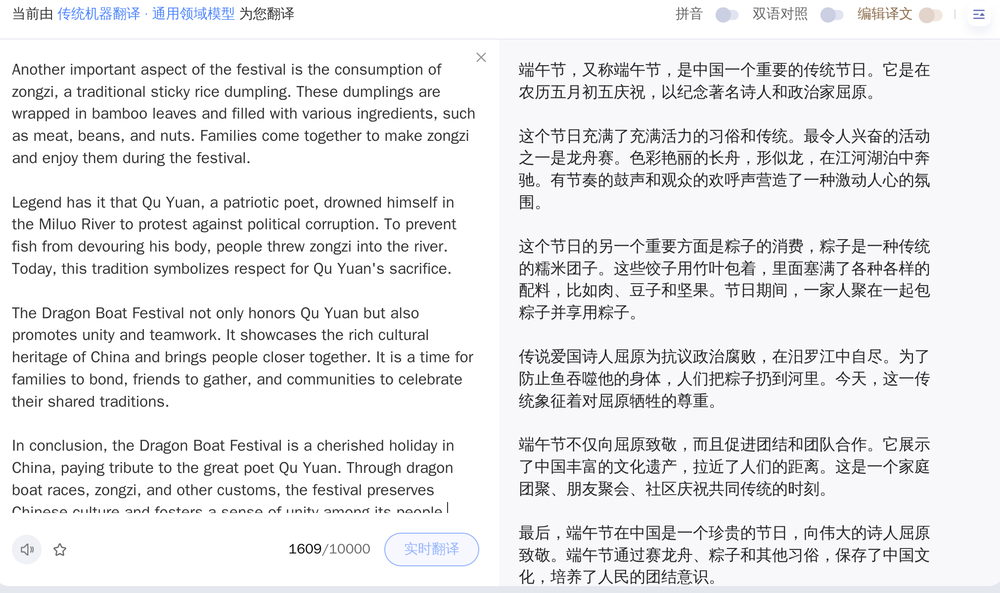
#> input picture data/images/2024-03-28_23-34.png, 1000 x 593 px, shrunk from 2022 x 1200 before the run
$ jupyter execute 'RIO区域.ipynb'
#> lines starting #> are read from the running program, lines starting #| are printed output that depends on the picture
[cell 1]
import cv2

[cell 2]
img = cv2.imread("./data/images/2024-03-28_23-34.png")
#> img is the input picture: shape (593, 1000, 3); mean B, G, R 236.2, 234.7, 234.5

def cv_show(name,img):
    cv2.imshow(name, img)
    cv2.waitKey(0)
    cv2.destroyAllWindows()

[cell 3]
# 截取部分图像数据
temp = img[0:200, 0:200]
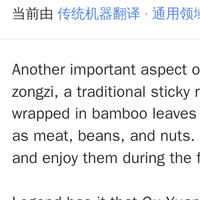
#> temp: shape (200, 200, 3); mean B, G, R 239.3, 237.5, 236.8

[cell 4]
cv_show("200x200", temp)

[cell 5]
# 颜色通道提取
b, g, r = cv2.split(img)

[cell 6]
b.shape
#> Out = (593, 1000)

[cell 7]
g.shape
#> Out = (593, 1000)

[cell 8]
# 颜色通道合并
img = cv2.merge((b,g,r))

[cell 9]
img.shape
#> Out = (593, 1000, 3)

[cell 10]
# 只保留 R
cur_img = img.copy()
cur_img[:, :, 0] = 0  # B
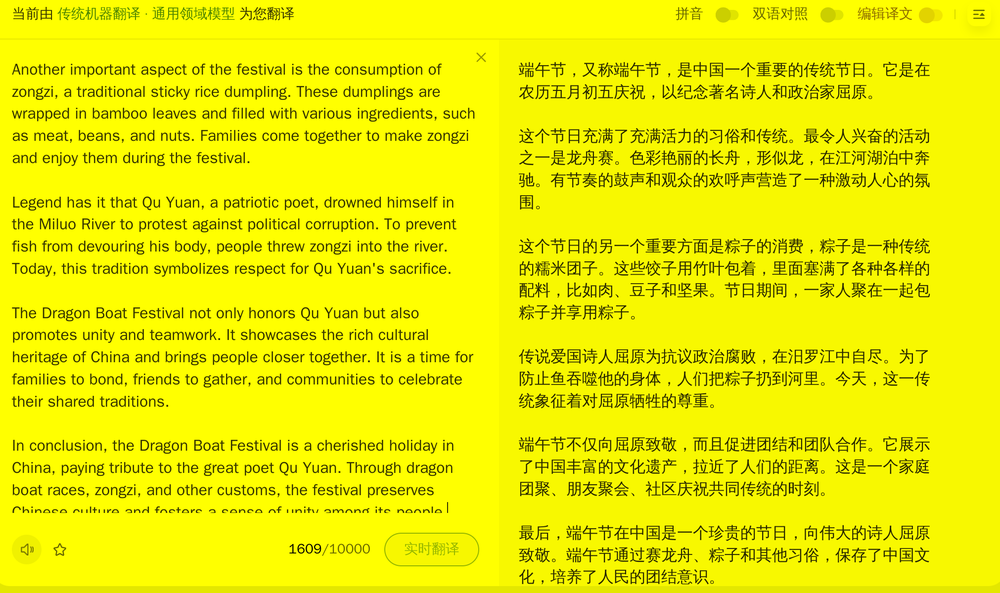
#> cur_img: shape (593, 1000, 3); mean B, G, R 0, 234.7, 234.5
cur_img[:, :, 1] = 0  # G
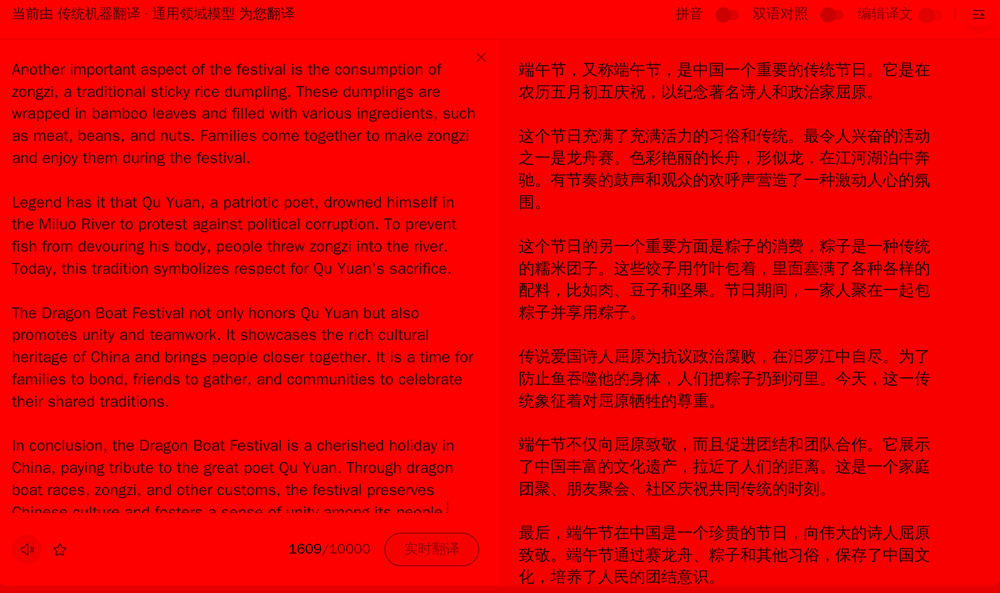
#> cur_img: shape (593, 1000, 3); mean B, G, R 0, 0, 234.5
cv_show("R", cur_img)

[cell 11]
# 只保留 G
cur_img = img.copy()
cur_img[:, :, 0] = 0
cur_img[:, :, 2] = 0
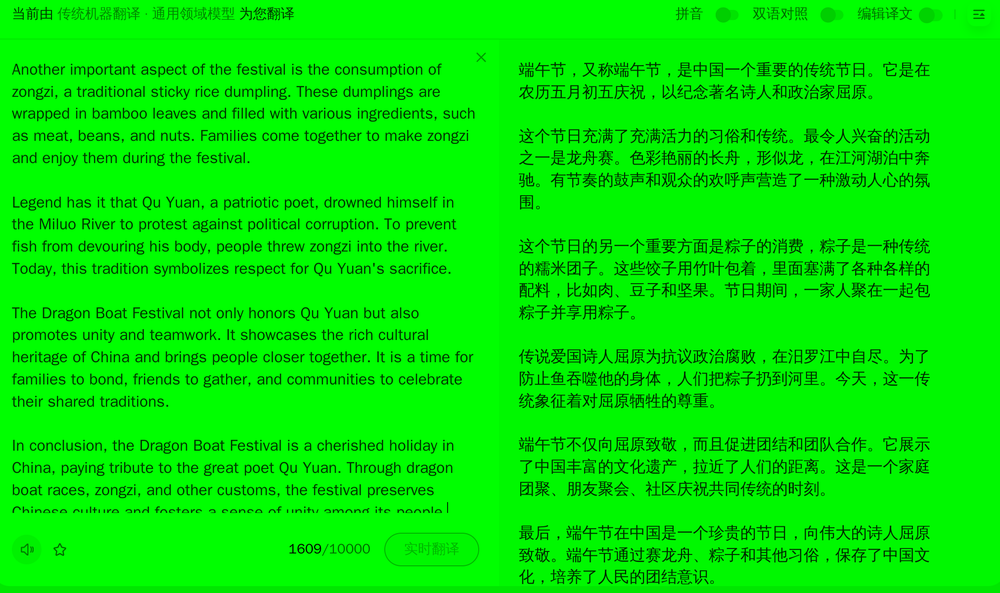
#> cur_img: shape (593, 1000, 3); mean B, G, R 0, 234.7, 0
cv_show("G", cur_img)

[cell 12]
# 只保留 B
cur_img = img.copy()
cur_img[:, :, 1] = 0
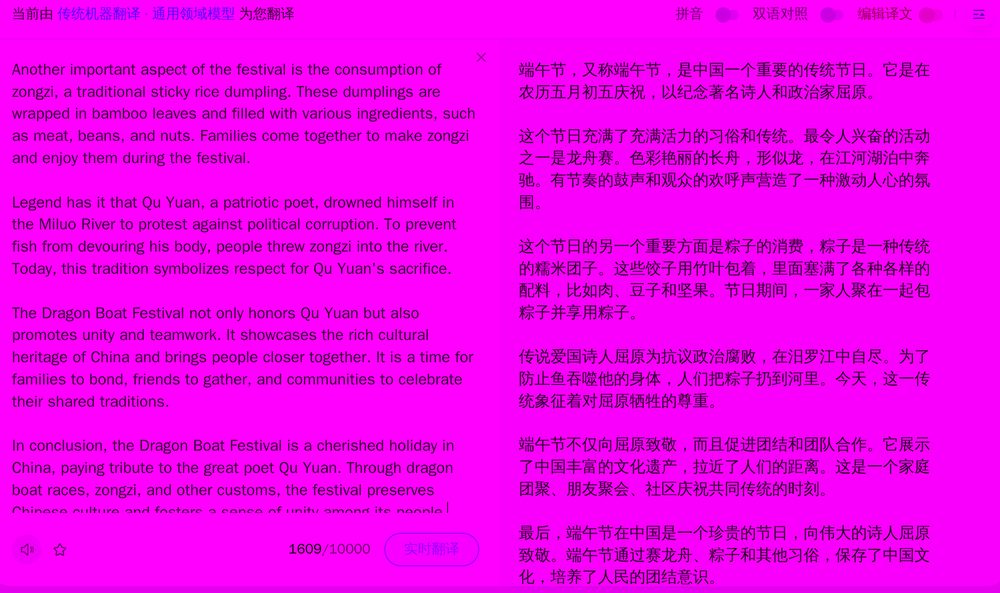
#> cur_img: shape (593, 1000, 3); mean B, G, R 236.2, 0, 234.5
cur_img[:, :, 2] = 0
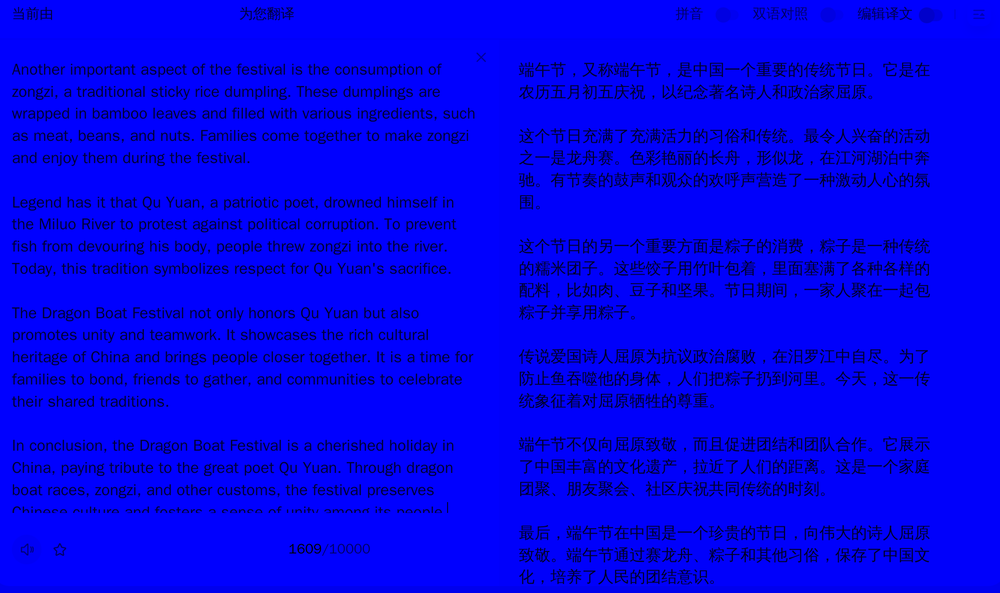
#> cur_img: shape (593, 1000, 3); mean B, G, R 236.2, 0, 0
cv_show("B", cur_img)
